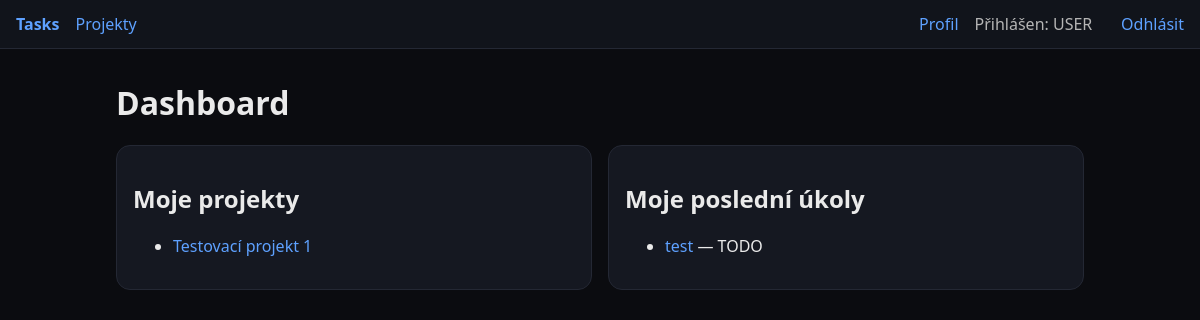
/ (signed in), run on the app's committed database.
### app/models.py (models this page shows)
class Project(Base):
    __tablename__ = "projects"
    id: Mapped[int] = mapped_column(Integer, primary_key=True)
    name: Mapped[str] = mapped_column(String, index=True)
    description: Mapped[str] = mapped_column(Text, default="")
    archived: Mapped[bool] = mapped_column(Boolean, default=False)
    owner_id: Mapped[int] = mapped_column(ForeignKey("users.id"))
    created_at: Mapped[datetime] = mapped_column(DateTime, default=func.now())
    owner = relationship("User")
    tasks = relationship("Task", back_populates="project", cascade="all, delete-orphan")
    members = relationship("ProjectMember", back_populates="project", cascade="all, delete-orphan")

class Task(Base):
    __tablename__ = "tasks"
    id: Mapped[int] = mapped_column(Integer, primary_key=True)
    project_id: Mapped[int] = mapped_column(ForeignKey("projects.id"))
    assignee_id: Mapped[Optional[int]] = mapped_column(ForeignKey("users.id"), nullable=True)
    title: Mapped[str] = mapped_column(String)
    description: Mapped[str] = mapped_column(Text, default="")
    priority: Mapped[str] = mapped_column(String, default="MEDIUM")
    status: Mapped[str] = mapped_column(String, default="TODO")
    deadline: Mapped[Optional[date]] = mapped_column(Date, nullable=True)
    created_at: Mapped[datetime] = mapped_column(DateTime, default=func.now())
    updated_at: Mapped[datetime] = mapped_column(DateTime, default=func.now(), onupdate=func.now())
    project = relationship("Project", back_populates="tasks")
    assignee = relationship("User", back_populates="tasks")
    comments = relationship("Comment", back_populates="task", cascade="all, delete-orphan")

### app/main.py (the view)
@app.get("/", response_class=HTMLResponse)
def index(request: Request, db: Session = Depends(get_db)):
    if not request.session.get("user_id"):
        return RedirectResponse(url="/auth/login", status_code=303)
    my_id = request.session["user_id"]
    projects = db.query(Project).join(ProjectMember).filter(ProjectMember.user_id == my_id).all()
    tasks = db.query(Task).filter((Task.assignee_id == my_id)).order_by(Task.updated_at.desc()).limit(10).all()
    return templates.TemplateResponse("index.html", {"request": request, "projects": projects, "tasks": tasks})

### templates/index.html (shortened to what this page needs)
{% extends 'base.html' %}
{% block content %}
<h1>Dashboard</h1>
<section class="grid">
  <div class="card">
    <h2>Moje projekty</h2>
    <ul>
      {% for p in projects %}
        <li><a href="/projects/{{p.id}}">{{ p.name }}</a></li>
      {% else %}
        <li>Žádné projekty</li>
      {% endfor %}
    </ul>
  </div>
  <div class="card">
    <h2>Moje poslední úkoly</h2>
    <ul>
      {% for t in tasks %}
        <li><a href="/tasks/{{t.id}}">{{ t.title }}</a> — {{ t.status }}</li>
      {% else %}
        <li>Žádné úkoly</li>
      {% endfor %}
    </ul>
  </div>
</section>
{% endblock %}

### static/styles.css (style rules this page uses)
:root { --bg:#0b0c10; --card:#151821; --text:#eaeaea; --muted:#b5b5b5; --acc:#5ea1ff; }
* { box-sizing: border-box; }
body { margin:0; font-family: ui-sans-serif, system-ui, -apple-system, Segoe UI, Roboto, Arial; background:var(--bg); color:var(--text); }
a { color: var(--acc); text-decoration: none; }
.grid { display:grid; grid-template-columns: 1fr 1fr; gap: 1rem; }
.card { background: var(--card); border:1px solid #242834; border-radius: 14px; padding: 1rem; }

### data on the page
Project: name "Testovací projekt 1"
Task: title "test", status "TODO"

### other printed values
{{ role or 'USER' }} "USER"
